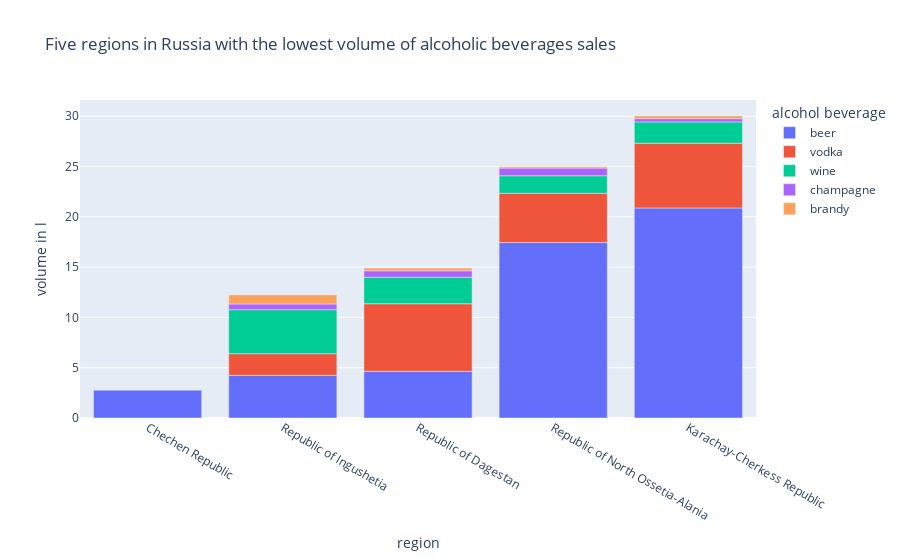

The cell this chart's notebook holds for it:
### Markdown cell above
It isn't surprising that the two regions with the most alcohol sales are Moscow and Saint-Petersburg, but it is however interesting that the following few regions are very remote regions such as Yamalo-Nenets Autonomous Okrug or the Komi republic.

### Code cell
make_bar_chart(df_region.sort_values(by = "total_volume_mean").head(5), "region", drink_cat, 
               "Five regions in Russia with the lowest volume of alcoholic beverages sales",
               {"value": "volume in l","variable":"alcohol beverage"})

### Figure 1 — Plotly figure (JSON) as saved in the notebook; plotly's stock layout.template omitted (floating-point values rounded to 4 significant figures)
{"data": [{"alignmentgroup": "True", "hovertemplate": "alcohol beverage=beer<br>region=%{x}<br>volume in l=%{y}<extra></extra>", "legendgroup": "beer", "marker": {"color": "#636efa", "pattern": {"shape": ""}}, "name": "beer", "offsetgroup": "beer", "orientation": "v", "showlegend": true, "textposition": "auto", "type": "bar", "x": ["Chechen Republic", "Republic of Ingushetia", "Republic of Dagestan", "Republic of North Ossetia-Alania", "Karachay-Cherkess Republic"], "xaxis": "x", "y": [2.767, 4.233, 4.644, 17.44, 20.88], "yaxis": "y"}, {"alignmentgroup": "True", "hovertemplate": "alcohol beverage=vodka<br>region=%{x}<br>volume in l=%{y}<extra></extra>", "legendgroup": "vodka", "marker": {"color": "#EF553B", "pattern": {"shape": ""}}, "name": "vodka", "offsetgroup": "vodka", "orientation": "v", "showlegend": true, "textposition": "auto", "type": "bar", "x": ["Chechen Republic", "Republic of Ingushetia", "Republic of Dagestan", "Republic of North Ossetia-Alania", "Karachay-Cherkess Republic"], "xaxis": "x", "y": [null, 2.161, 6.715, 4.897, 6.435], "yaxis": "y"}, {"alignmentgroup": "True", "hovertemplate": "alcohol beverage=wine<br>region=%{x}<br>volume in l=%{y}<extra></extra>", "legendgroup": "wine", "marker": {"color": "#00cc96", "pattern": {"shape": ""}}, "name": "wine", "offsetgroup": "wine", "orientation": "v", "showlegend": true, "textposition": "auto", "type": "bar", "x": ["Chechen Republic", "Republic of Ingushetia", "Republic of Dagestan", "Republic of North Ossetia-Alania", "Karachay-Cherkess Republic"], "xaxis": "x", "y": [null, 4.371, 2.635, 1.743, 2.119], "yaxis": "y"}, {"alignmentgroup": "True", "hovertemplate": "alcohol beverage=champagne<br>region=%{x}<br>volume in l=%{y}<extra></extra>", "legendgroup": "champagne", "marker": {"color": "#ab63fa", "pattern": {"shape": ""}}, "name": "champagne", "offsetgroup": "champagne", "orientation": "v", "showlegend": true, "textposition": "auto", "type": "bar", "x": ["Chechen Republic", "Republic of Ingushetia", "Republic of Dagestan", "Republic of North Ossetia-Alania", "Karachay-Cherkess Republic"], "xaxis": "x", "y": [null, 0.5714, 0.6411, 0.7674, 0.3195], "yaxis": "y"}, {"alignmentgroup": "True", "hovertemplate": "alcohol beverage=brandy<br>region=%{x}<br>volume in l=%{y}<extra></extra>", "legendgroup": "brandy", "marker": {"color": "#FFA15A", "pattern": {"shape": ""}}, "name": "brandy", "offsetgroup": "brandy", "orientation": "v", "showlegend": true, "textposition": "auto", "type": "bar", "x": ["Chechen Republic", "Republic of Ingushetia", "Republic of Dagestan", "Republic of North Ossetia-Alania", "Karachay-Cherkess Republic"], "xaxis": "x", "y": [null, 0.9, 0.2721, 0.14, 0.2758], "yaxis": "y"}], "layout": {"barmode": "relative", "legend": {"title": {"text": "alcohol beverage"}, "tracegroupgap": 0}, "title": {"text": "Five regions in Russia with the lowest volume of alcoholic beverages sales"}, "xaxis": {"anchor": "y", "domain": [0, 1], "title": {"text": "region"}}, "yaxis": {"anchor": "x", "domain": [0, 1], "title": {"text": "volume in l"}}}}
